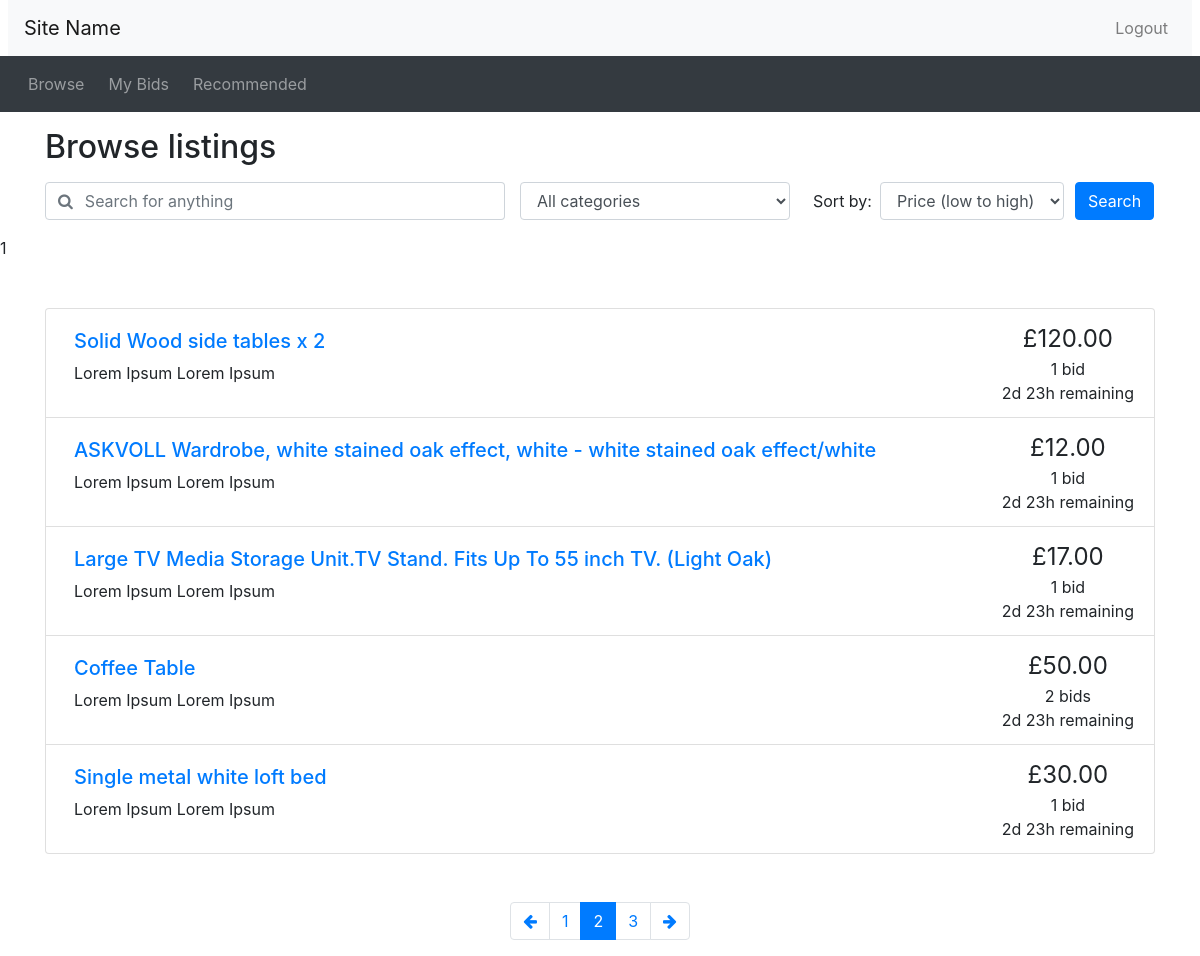
Screenshot of /browse.php?page=2 (signed in) with the database file from the repository.
### tables this page shows
CREATE TABLE IF NOT EXISTS `listings` (
  `listing_id` int(11) NOT NULL AUTO_INCREMENT,
  `seller_id` int(11) DEFAULT NULL,
  `posttime` datetime NOT NULL,
  `endtime` datetime DEFAULT NULL,
  `itemdescription` text,
  `item_title` text,
  `finished` bit(1) DEFAULT NULL,
  `category` text,
  `reserveprice` decimal(10,2) DEFAULT NULL,
  `startprice` decimal(10,2) DEFAULT NULL,
  PRIMARY KEY (`listing_id`),
  KEY `seller_id` (`seller_id`)
);

### utilities.php (the view)
<?php
function display_time_remaining($interval) {
    if ($interval->days == 0 && $interval->h == 0) {
      $time_remaining = $interval->format('%im %Ss');
    }
    else if ($interval->days == 0) {
      $time_remaining = $interval->format('%hh %im');
    }
    else {
      $time_remaining = $interval->format('%ad %hh');
    }
  return $time_remaining;
}
function print_listing_li($item_id, $title, $desc, $price, $num_bids, $end_time)
{
  if (strlen($desc) > 250) {
    $desc_shortened = substr($desc, 0, 250) . '...';
  }
  else {
    $desc_shortened = $desc;
  }
  if ($num_bids == 1) {
    $bid = ' bid';
  }
  else {
    $bid = ' bids';
  }
  $now = new DateTime();
  if ($now > $end_time) {
    $time_remaining = 'This auction has ended';
  }
  else {
    $time_to_end = date_diff($now, $end_time);
    $time_remaining = display_time_remaining($time_to_end) . ' remaining';
  }
  echo('
    <li class="list-group-item d-flex justify-content-between">
    <div class="p-2 mr-5"><h5><a href="listing.php?item_id=' . $item_id . '">' . $title . '</a></h5>' . $desc_shortened . '</div>
    <div class="text-center text-nowrap"><span style="font-size: 1.5em">£' . number_format($price, 2) . '</span><br/>' . $num_bids . $bid . '<br/>' . $time_remaining . '</div>
  </li>'
  );
}
?>

### browse.php (shortened to what this page needs)
<?php include_once("header.php")?>
<?php require("utilities.php")?>
<div class="container">
<h2 class="my-3">Browse listings</h2>
<div id="searchSpecs">
<form method="get" action="browse.php">
  <div class="row">
    <div class="col-md-5 pr-0">
      <div class="form-group">
	    <div class="input-group">
          <div class="input-group-prepend">
            <span class="input-group-text bg-transparent pr-0 text-muted">
              <i class="fa fa-search"></i>
            </span>
          </div>
          <input type="text" class="form-control border-left-0" name="keyword" id="keyword" placeholder="Search for anything">
        </div>
      </div>
    </div>
    <div class="col-md-3 pr-0">
      <div class="form-group">
        <select class="form-control" id="cat" name="cat" >
          <option selected value="all">All categories</option>
        </select>
      </div>
    </div>
    <div class="col-md-3 pr-0">
      <div class="form-inline">
        <label class="mx-2" for="order_by">Sort by:</label>
        <select class="form-control" id="order_by" name="order_by">
          <option selected value="pricelow">Price (low to high)</option>
        </select>
      </div>
    </div>
    <div class="col-md-1 px-0">
      <button type="submit" class="btn btn-primary">Search</button>
    </div>
  </div>
</form>
</div>
</div>
<?php
	echo $_SESSION['user_id'];
	$results_per_page = 5;
	if (!isset($_GET['keyword']))
	{
		 $query = "SELECT DISTINCT listings.listing_id, listings.item_title, listings.itemdescription, bids.bidprice, listings.startprice, listings.endtime
FROM listings LEFT JOIN bids ON listings.listing_id=bids.listing_id WHERE item_title IS NOT NULL";
	}
	if (!isset($_GET['cat']))
	{
		 $query .= " AND category IS NOT NULL";
	}
	if (!isset($_GET['order_by']))
	{
		$query_ordered = $query . " ORDER BY listings.endtime LIMIT $results_per_page";
	}
	include 'opendb.php';
	$tmp = explode(" ",$query);
	$tmp[1] = "COUNT(DISTINCT listings.listing_id),";
	$tmp[2] = "";
	$num_query = implode(" ",$tmp);
	$num_result = mysqli_query($connection, $num_query)
			or die('Error making count query');
	$row = mysqli_fetch_array($num_result);
	$num_results = $row[0];
	$max_page = ceil($num_results / $results_per_page);
	if (!isset($_GET['page']))
		{
		$curr_page = 1;
		}
	else
	{
		if ($_GET['page'] == 1)
		{
			$curr_page = 1;
		}
		else
		{
			$curr_page = $_GET['page'];
			$offset = ($curr_page*$results_per_page)-$results_per_page;
			$query_ordered .= " OFFSET $offset";
		}
	}
?>
<div class="container mt-5">
<ul class="list-group">
<?php
	$result = mysqli_query($connection, $query_ordered)
		or die('Error making select users query');
	while ($row = mysqli_fetch_array($result))
	{
		$count_bid_query = "SELECT COUNT(*) FROM bids WHERE listing_id = {$row['listing_id']}";
		$count_bid_result = mysqli_query($connection, $count_bid_query)
			or die('Error making top bid query');
		$bid_count = mysqli_fetch_array($count_bid_result);
		if ($bid_count[0] == 0) {
			print_listing_li($row['listing_id'], $row['item_title'], $row['itemdescription'], $row['startprice'], $bid_count[0], date_create($row['endtime']));
		}
		else {
			$top_bid_query = "SELECT MAX(bidprice) FROM bids WHERE listing_id = {$row['listing_id']}";
			$top_bid_result = mysqli_query($connection, $top_bid_query)
				or die('Error making top bid query');
			$top_bid = mysqli_fetch_array($top_bid_result);
			print_listing_li($row['listing_id'], $row['item_title'], $row['itemdescription'], $top_bid[0], $bid_count[0], date_create($row['endtime']));
		}
	}
?>
</ul>
<nav aria-label="Search results pages" class="mt-5">
  <ul class="pagination justify-content-center">
<?php
  $querystring = "";
  $high_page_boost = max(3 - $curr_page, 0);
  $low_page_boost = max(2 - ($max_page - $curr_page), 0);
  $low_page = max(1, $curr_page - 2 - $low_page_boost);
  $high_page = min($max_page, $curr_page + 2 + $high_page_boost);
  if ($curr_page != 1) {
    echo('
    <li class="page-item">
      <a class="page-link" href="browse.php?' . $querystring . 'page=' . ($curr_page - 1) . '" aria-label="Previous">
        <span aria-hidden="true"><i class="fa fa-arrow-left"></i></span>
        <span class="sr-only">Previous</span>
      </a>
    </li>');
  }
  for ($i = $low_page; $i <= $high_page; $i++) {
    if ($i == $curr_page) {
      echo('
    <li class="page-item active">');
    }
    else {
      echo('
    <li class="page-item">');
    }
    echo('
      <a class="page-link" href="browse.php?' . $querystring . 'page=' . $i . '">' . $i . '</a>
    </li>');
  }
  if ($curr_page != $max_page) {
    echo('
    <li class="page-item">
      <a class="page-link" href="browse.php?' . $querystring . 'page=' . ($curr_page + 1) . '" aria-label="Next">
        <span aria-hidden="true"><i class="fa fa-arrow-right"></i></span>
        <span class="sr-only">Next</span>
      </a>
    </li>');
  }
?>
  </ul>
</nav>
</div>
<?php include_once("footer.php")?>

### rows the page displays
listings: item_title "Solid Wood side tables x 2", itemdescription "Lorem Ipsum Lorem Ipsum", price "120.00", num_bids "1", bid "bid", time_remaining "2d 23h remaining"
listings: item_title "ASKVOLL Wardrobe, white stained oak effect, white - white stained oak effect/white", itemdescription "Lorem Ipsum Lorem Ipsum", price "12.00", num_bids "1", bid "bid", time_remaining "2d 23h remaining"
listings: item_title "Large TV Media Storage Unit.TV Stand. Fits Up To 55 inch TV. (Light Oak)", itemdescription "Lorem Ipsum Lorem Ipsum", price "17.00", num_bids "1", bid "bid", time_remaining "2d 23h remaining"
listings: item_title "Coffee Table", itemdescription "Lorem Ipsum Lorem Ipsum", price "50.00", num_bids "2", bid "bids", time_remaining "2d 23h remaining"
listings: item_title "Single metal white loft bed", itemdescription "Lorem Ipsum Lorem Ipsum", price "30.00", num_bids "1", bid "bid", time_remaining "2d 23h remaining"

### other values shown
$_SESSION['user_id'] "1"
